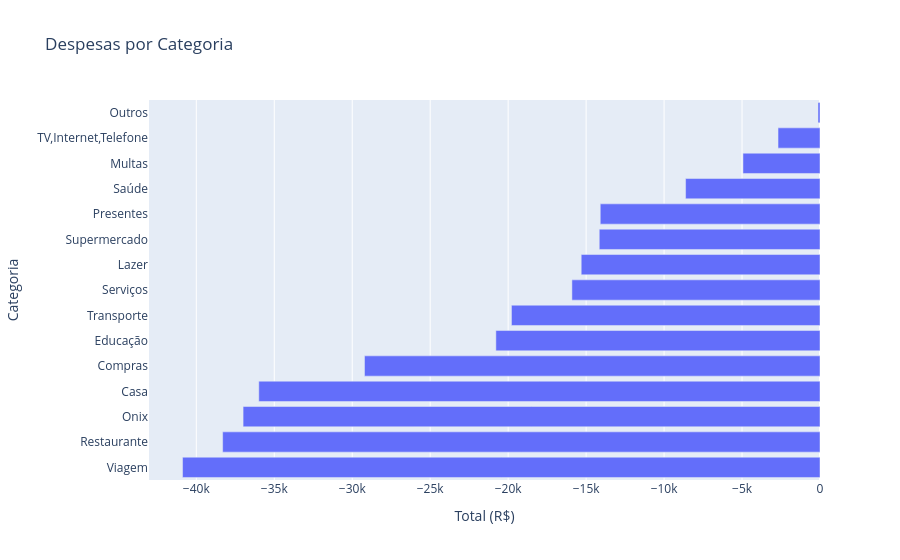

Notebook cell for this chart:
### Code cell
# Despesas por categoria (gráfico)
despesas = df_filtrado[df_filtrado['Tipo'] == 'Despesa']
categoria_despesa = despesas.groupby('Categoria')['Valor_Num'].sum().sort_values()

fig = px.bar(
    categoria_despesa.reset_index(),
    x='Valor_Num',
    y='Categoria',
    orientation='h',
    title='Despesas por Categoria',
    labels={'Valor_Num': 'Total (R$)', 'Categoria': 'Categoria'}
)
fig.show()

### Figure 1 — Plotly figure (JSON) as saved in the notebook; plotly's stock layout.template omitted (floating-point values rounded to 4 significant figures)
{"data": [{"hovertemplate": "Total (R$)=%{x}<br>Categoria=%{y}<extra></extra>", "legendgroup": "", "marker": {"color": "#636efa", "pattern": {"shape": ""}}, "name": "", "orientation": "h", "showlegend": false, "textposition": "auto", "type": "bar", "x": [-40880.0, -38310.0, -37000.0, -35990.0, -29210.0, -20790.0, -19790.0, -15910.0, -15310.0, -14160.0, -14090.0, -8621.0, -4941.0, -2692.0, -129.0], "xaxis": "x", "y": ["Viagem", "Restaurante", "Onix", "Casa", "Compras", "Educação", "Transporte", "Serviços", "Lazer", "Supermercado", "Presentes", "Saúde", "Multas", "TV,Internet,Telefone", "Outros"], "yaxis": "y"}], "layout": {"barmode": "relative", "legend": {"tracegroupgap": 0}, "title": {"text": "Despesas por Categoria"}, "xaxis": {"anchor": "y", "domain": [0, 1], "title": {"text": "Total (R$)"}}, "yaxis": {"anchor": "x", "domain": [0, 1], "title": {"text": "Categoria"}}}}
